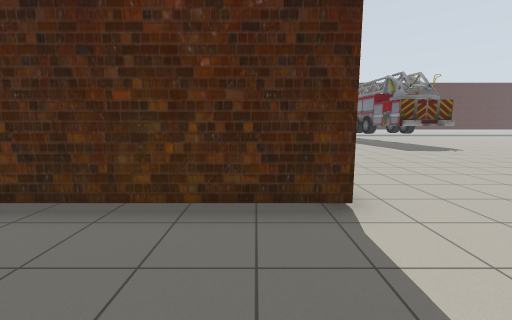
view 1 (above)

24 first-person views from a walk through a Gazebo world. The camera is 1.2 m above the floor, tilts 8° down and sees 90° across. The lines on the ground mark 1 m squares. The floor is counted in squares, 1 m on a side. Each view is taken from the middle of a square. On the plan, view 1 faces up. The plan holds only what a view shows up to about 12 squares ahead; the rest is blank. The place goes on beyond the plan. Robots are left out. Gazebo's built-in surfaces are drawn with simple patterns. Some stock models are drawn as simple stand-ins. Some surface patterns are stand-ins.

view 2
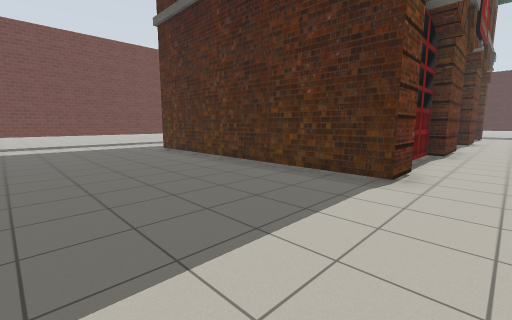

view 3
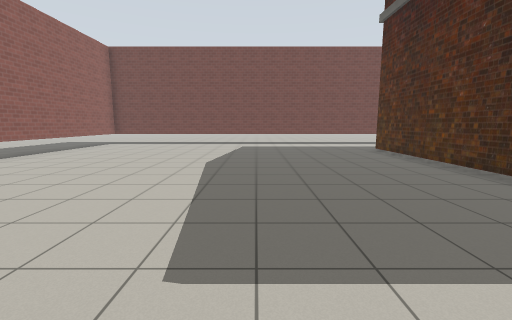

view 4
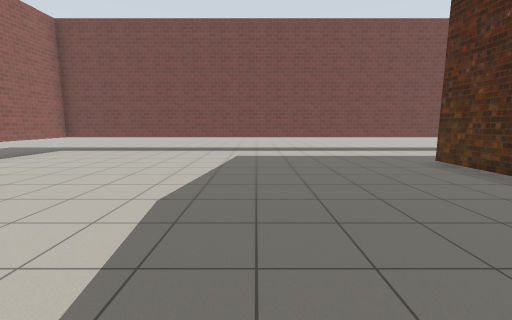

view 5
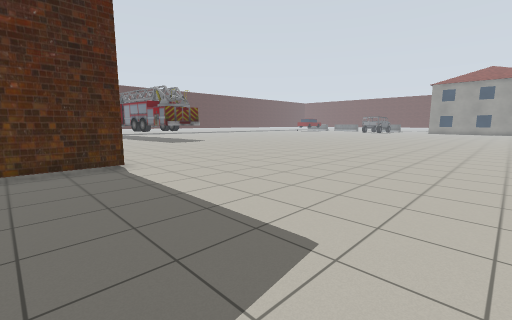

view 6
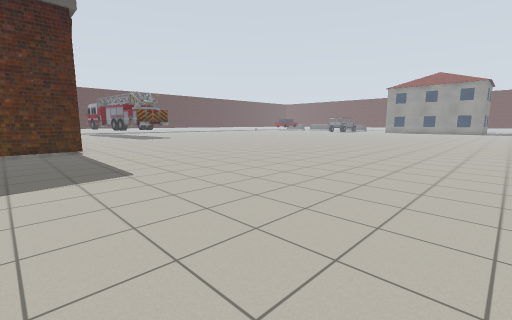

view 7
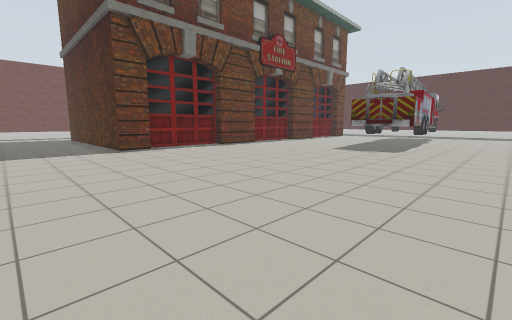

view 8
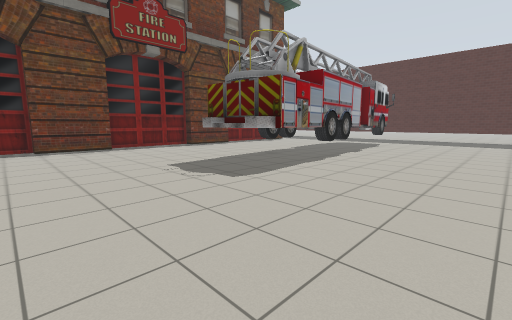

view 9
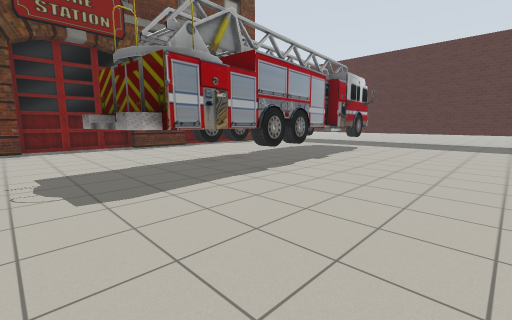

view 10
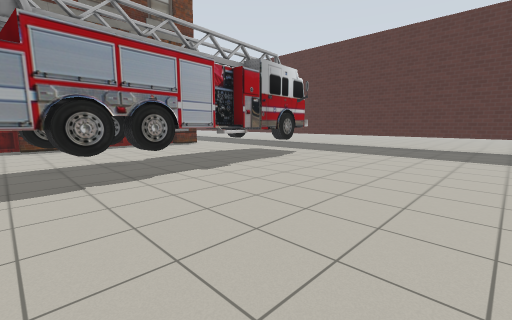

view 11
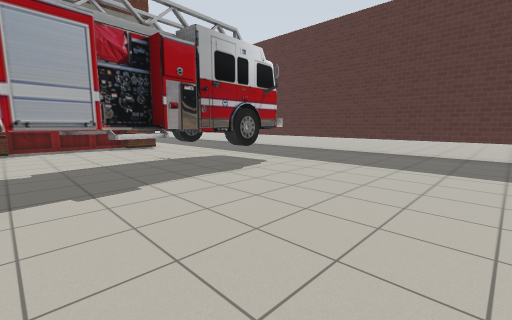

view 12
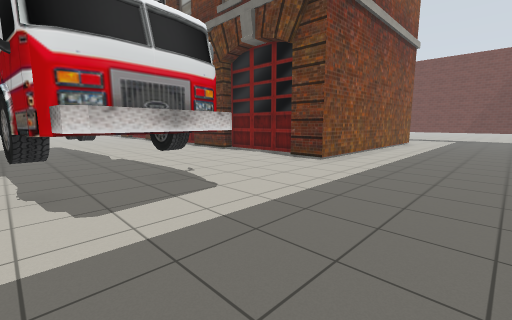

view 13
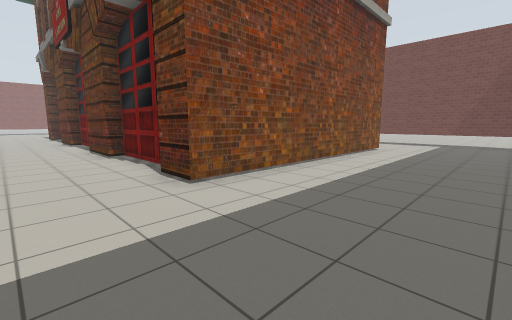

view 14
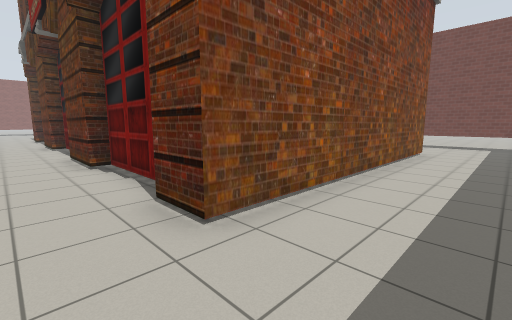

view 15
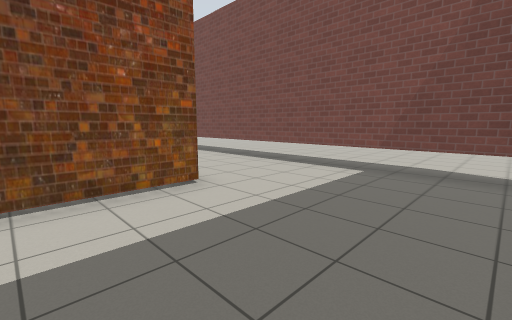

view 16
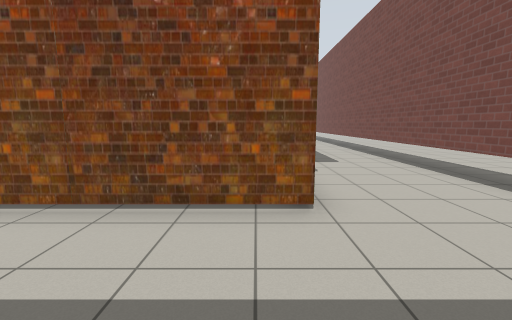

view 17
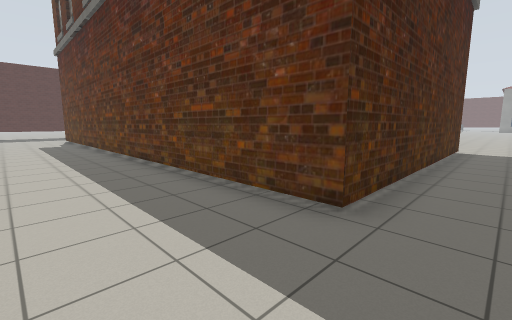

view 18
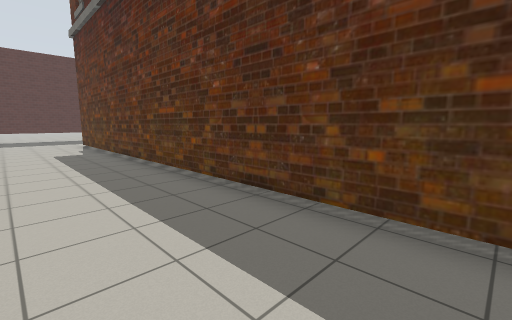

view 19
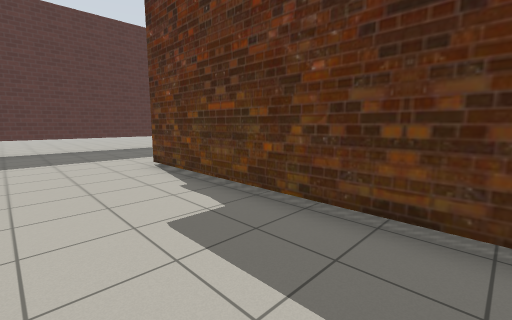

view 20
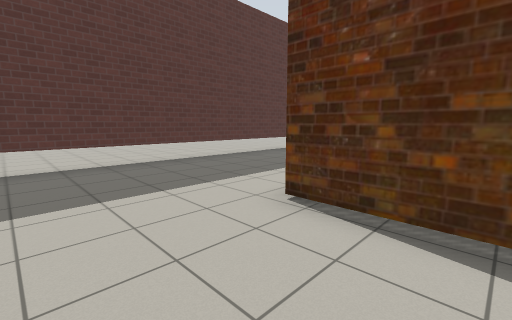

view 21
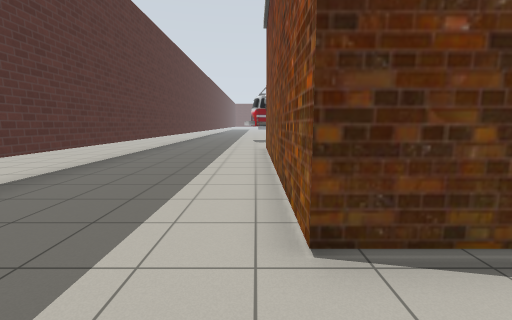

view 22
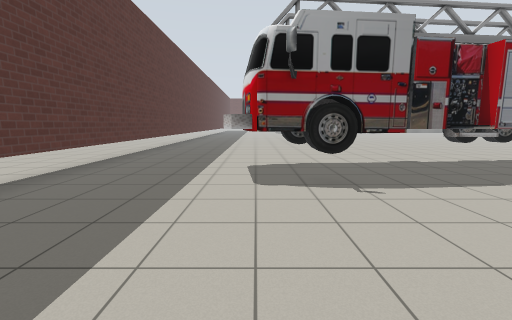

view 23
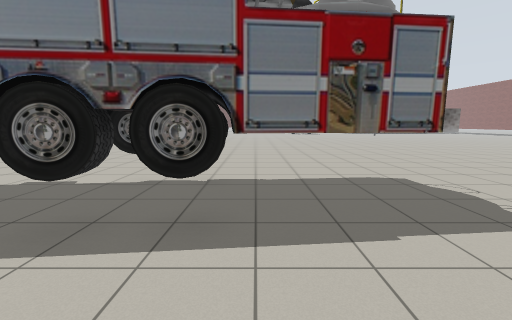

view 24
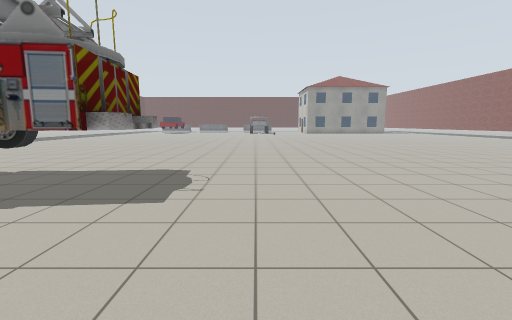

### Floor plan
Key: @ floor where view 1 was taken; # wall or solid block; . floor; O other object.
Columns run from 13 left of view 1 to 15 right of it. Each row starts with its distance up from view 1.
 29 ###############    ##########
 28 #............................
 27 #............................
 26 #............................
 25 #....................O.......
 24 #..................OOOO......
 23 #...O.........O....OOOO......
 22 #...O         O....OOOO......
 21 #...O        .O.....OOO......
 20 #...O        .O....OOOO......
 19 #...O        .O.....OOO......
 18 #...O        .O.....OOO......
 17 #...O         O.....OOO......
 16 #...O         O.....OOO......
 15 #...O        .O.....OOO......
 14  ...O        .O.....OOOO.....
 13  ...O        .O.....OOOO.....
 12  ...O        .O..............
 11  ...O         O..............
 10  ...O         O..............
  9  ...O        .O..............
  8  ...O        .O..............
  7  ...O         O..............
  6 #...O         O..............
  5 #...O         O..............
  4 #...OOOOOOOOOOO..............
  3 #............................
  2 #............................
  1 #............................
  0 #............@...............
 -1 #............................
 -2 #...........................
 -3 #............................
 -4 #............................
 -5 #.........................
 -6 #..........................
 -7 #...........................
 -8 #..........  ................
 -9 #.........  . ...............
-10 #........
-11 ########

Positions as (right, up) in squares from view 1, and headings:
1: (0, 0), facing up
2: (3, -2), facing up-left
3: (3, -2), facing left
4: (-1, -2), facing left
5: (-1, -4), facing up-right
6: (-1, -9), facing up-right
7: (13, 0), facing up-left
8: (14, 8), facing up-left
9: (14, 11), facing up-left
10: (15, 15), facing up-left
11: (14, 18), facing up-left
12: (9, 28), facing down-left
13: (4, 28), facing down-left
14: (3, 26), facing down-left
15: (-6, 28), facing down-left
16: (-8, 27), facing down
17: (-12, 2), facing up-right
18: (-12, 7), facing up-right
19: (-12, 16), facing up-right
20: (-12, 21), facing up-right
21: (-11, 24), facing right
22: (1, 24), facing right
23: (4, 15), facing right
24: (3, 10), facing right
